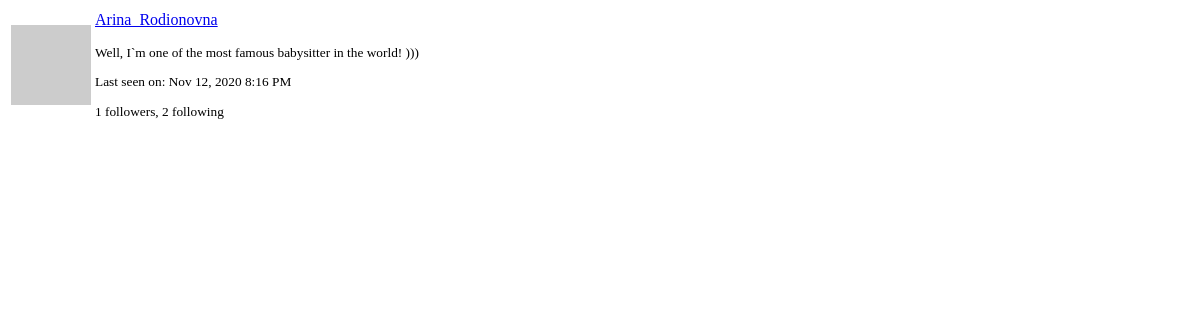
Before: /user/Arina_Rodionovna/popup (signed in) with the older database file.
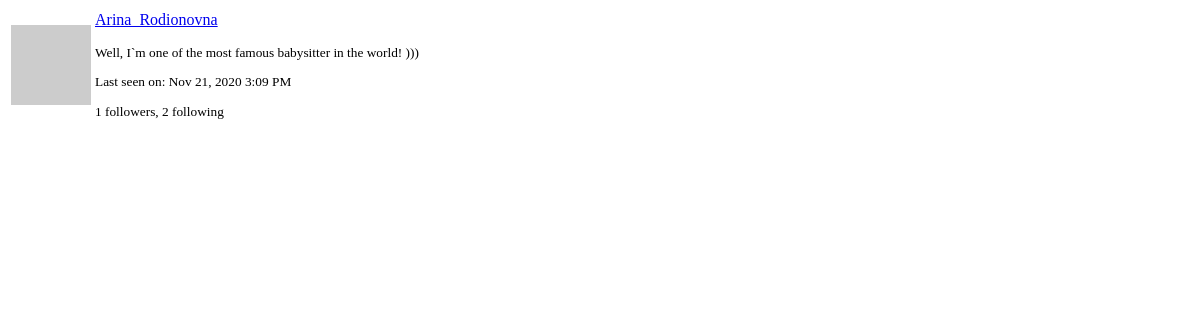
After: the same page with the newer database file.
### app/models.py (models this page shows, shortened)
class PaginatedAPIMixin(object):
    @staticmethod
    def _to_collection_items(items):
        return [item.to_dict() for item in items]

class User(PaginatedAPIMixin, UserMixin, db.Model):
    id = db.Column(db.Integer, primary_key=True)
    username = db.Column(db.String(64), index=True, unique=True)
    email = db.Column(db.String(120), index=True, unique=True)
    password_hash = db.Column(db.String(128))
    posts = db.relationship('Post', backref='author', lazy='dynamic')
    about_me = db.Column(db.String(140))
    last_seen = db.Column(db.DateTime, default=datetime.utcnow)
    followed = db.relationship(
        'User', secondary=followers,
        primaryjoin=(followers.c.follower_id == id),
        secondaryjoin=(followers.c.followed_id == id),
        backref=db.backref('followers', lazy='dynamic'), lazy='dynamic')
    def avatar(self, size):
        digest = md5(self.email.lower().encode('utf-8')).hexdigest()
        return 'https://www.gravatar.com/avatar/{}?d=identicon&s={}'.format(
            digest, size)

### app/main/routes.py (the view)
@bp.route('/user/<username>/popup')
@login_required
def user_popup(username):
    user = User.query.filter_by(username=username).first_or_404()
    form = EmptyForm()
    return render_template('user_popup.html', user=user, form=form)

### app/main/routes.py (called while the page is built)
@bp.before_request
def before_request():
    if current_user.is_authenticated:
        current_user.last_seen = datetime.utcnow()
        db.session.commit()
        g.search_form = SearchForm()
    g.locale = str(get_locale())

### app/models.py (called while the page is built)
@login.user_loader
def load_user(id):
    return User.query.get(int(id))

    @classmethod
    def before_commit(cls, session):
        session._changes = {
            'add': list(session.new),
            'update': list(session.dirty),
            'delete': list(session.deleted)
        }

    @classmethod
    def after_commit(cls, session):
        for obj in session._changes['add']:
            if isinstance(obj, SearchableMixin):
                add_to_index(obj.__tablename__, obj)
        for obj in session._changes['update']:
            if isinstance(obj, SearchableMixin):
                add_to_index(obj.__tablename__, obj)
        for obj in session._changes['delete']:
            if isinstance(obj, SearchableMixin):
                remove_from_index(obj.__tablename__, obj)
        session._changes = None

### app/templates/user_popup.html (shortened to what this page needs)
<table class="table">
    <tr>
        <td width="64" style="border: 0px;"><img src="{{ user.avatar(64) }}"></td>
        <td style="border: 0px;">
            <p><a href="{{ url_for('main.user', username=user.username) }}">{{ user.username }}</a></p>
            <small>
                {% if user.about_me %}<p>{{ user.about_me }}</p>{% endif %}
                {% if user.last_seen %}
                <p>{{ _('Last seen on') }}: {{ moment(user.last_seen).format('lll') }}</p>
                {% endif %}
                <p>{{ _('%(count)d followers', count=user.followers.count()) }}, {{ _('%(count)d following', count=user.followed.count()) }}</p>
            </small>
        </td>
    </tr>
</table>

Changed rows visible on the page:
changed User "Arina_Rodionovna": last_seen "Nov 12, 2020 8:16 PM" → "Nov 21, 2020 3:09 PM"
